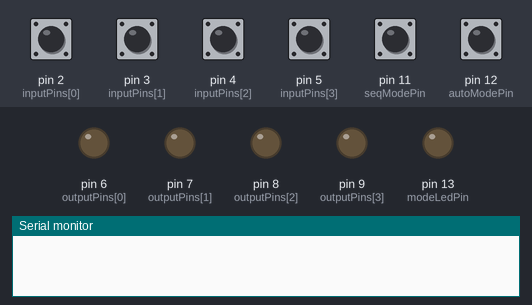
The sketch below on a simulated Arduino Uno, built with avr-gcc and run on an emulated ATmega328P. Shown: output pins drawn as LEDs (lit = HIGH), the last lines printed to the serial monitor. Inputs (shaded band) come from the test bench; at power-on: pin 2 (inputPins[0]), pin 3 (inputPins[1]), pin 4 (inputPins[2]), pin 5 (inputPins[3]), pin 11 (seqModePin), pin 12 (autoModePin) HIGH. EEPROM starts erased.

Above: at 1.2 s.
1.3 s: pin 11 (seqModePin) pulled LOW for 0.15 s
At 1.61 s:
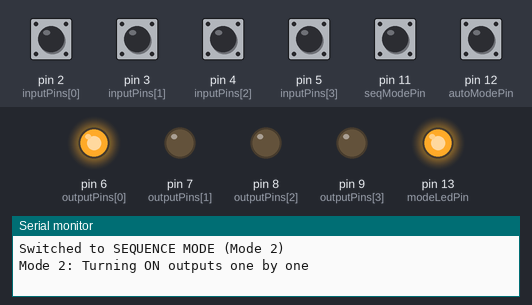
4.4 s: pin 12 (autoModePin) pulled LOW for 0.15 s
7.4 s: pin 12 (autoModePin) pulled LOW for 1 s
At 8.4 s:
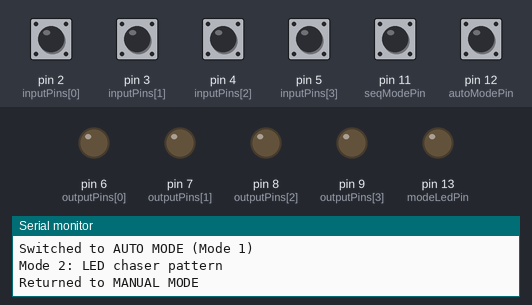
9.9 s: pin 2 (inputPins[0]) pulled LOW for 0.15 s
At 10.3 s:
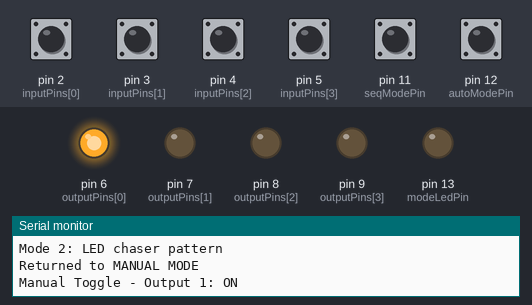
11.5 s: pin 3 (inputPins[1]) pulled LOW for 0.15 s
At 12.7 s:
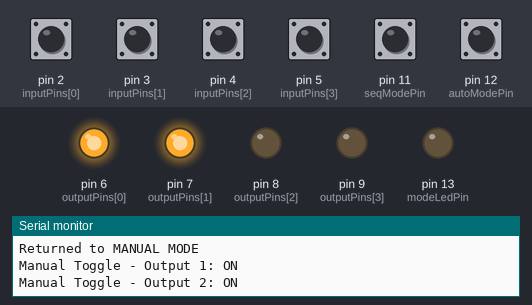
13.1 s: pin 4 (inputPins[2]) pulled LOW for 0.15 s
At 13.9 s:
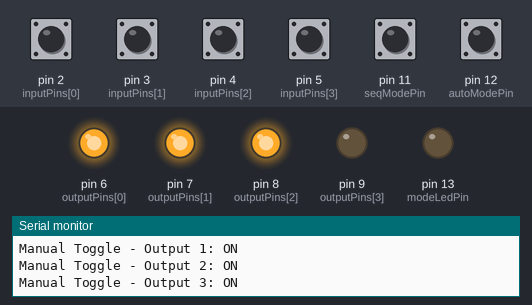
Timing chart, 0 to 15.7 s (numbered marks = the images above; inputs shaded):
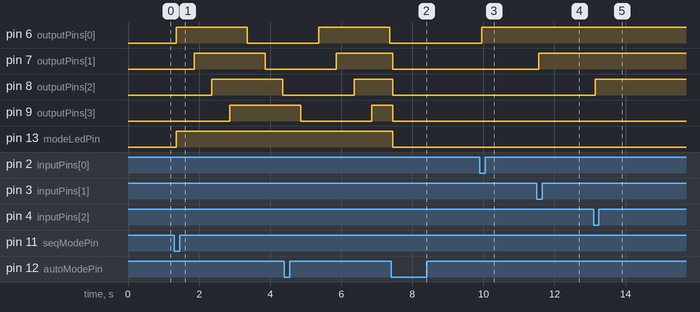

The sketch:

PLC_IoT_Controller.ino
```cpp
// By Ashish Prajapati | Founder of Ashish Tech Guruji YouTube Channel
// Arduino 4 Channel PLC with Manual, Auto (Mode 1), and Sequence (Mode 2) Modes
// Mode 1 ON time = 3s | Mode 2 ON/OFF/Chaser timing = 0.5s

#include <EEPROM.h>

// === Pin Definitions ===
const int inputPins[4]  = {2, 3, 4, 5};     // Manual input buttons
const int outputPins[4] = {6, 7, 8, 9};     // Relay outputs
const int autoModePin   = 12;              // Push button for Auto Mode (Mode 1)
const int seqModePin    = 11;              // Push button for Sequence Mode (Mode 2)
const int modeLedPin    = 13;              // Built-in LED to indicate active mode

// === State Variables ===
bool currentButtonState[4] = {HIGH, HIGH, HIGH, HIGH};
bool lastButtonState[4]    = {HIGH, HIGH, HIGH, HIGH};
bool outputState[4]        = {LOW, LOW, LOW, LOW};

bool autoMode = false;
bool seqMode = false;

// === Debounce Timers ===
unsigned long lastDebounceTime[4] = {0, 0, 0, 0};
const unsigned long debounceDelay = 50;

bool lastAutoModeState = HIGH;
bool currentAutoModeState = HIGH;
unsigned long autoModeLastDebounce = 0;

bool lastSeqModeState = HIGH;
bool currentSeqModeState = HIGH;
unsigned long seqModeLastDebounce = 0;

void setup() {
  Serial.begin(9600);

  for (int i = 0; i < 4; i++) {
    pinMode(inputPins[i], INPUT_PULLUP);
    pinMode(outputPins[i], OUTPUT);

    int saved = EEPROM.read(i);
    outputState[i] = (saved == 1) ? HIGH : LOW;
    digitalWrite(outputPins[i], outputState[i]);
  }

  pinMode(autoModePin, INPUT_PULLUP);
  pinMode(seqModePin, INPUT_PULLUP);
  pinMode(modeLedPin, OUTPUT);

  digitalWrite(modeLedPin, LOW);
}

void loop() {
  handleModeToggles();  // Check both mode buttons

  if (seqMode) {
    mode2Sequence();
  } else if (autoMode) {
    mode1Auto();
  } else {
    manualMode();
  }
}

// ====== MODE TOGGLING (Direct Switching Allowed) ======
void handleModeToggles() {
  // --- Auto Mode (Mode 1) ---
  int readingAuto = digitalRead(autoModePin);
  if (readingAuto != lastAutoModeState) {
    autoModeLastDebounce = millis();
  }
  if ((millis() - autoModeLastDebounce) > debounceDelay) {
    if (readingAuto == LOW && currentAutoModeState == HIGH) {
      if (!autoMode) {
        autoMode = true;
        seqMode = false;  // Switch directly from Mode 2 to Mode 1
        Serial.println("Switched to AUTO MODE (Mode 1)");
      } else {
        autoMode = false;
        Serial.println("Returned to MANUAL MODE");
        restoreManualStates();
      }
      updateModeLed();
    }
    currentAutoModeState = readingAuto;
  }
  lastAutoModeState = readingAuto;

  // --- Sequence Mode (Mode 2) ---
  int readingSeq = digitalRead(seqModePin);
  if (readingSeq != lastSeqModeState) {
    seqModeLastDebounce = millis();
  }
  if ((millis() - seqModeLastDebounce) > debounceDelay) {
    if (readingSeq == LOW && currentSeqModeState == HIGH) {
      if (!seqMode) {
        seqMode = true;
        autoMode = false;  // Switch directly from Mode 1 to Mode 2
        Serial.println("Switched to SEQUENCE MODE (Mode 2)");
      } else {
        seqMode = false;
        Serial.println("Returned to MANUAL MODE");
        restoreManualStates();
      }
      updateModeLed();
    }
    currentSeqModeState = readingSeq;
  }
  lastSeqModeState = readingSeq;
}

// ====== UPDATE MODE LED ======
void updateModeLed() {
  digitalWrite(modeLedPin, (autoMode || seqMode) ? HIGH : LOW);
}

// ====== MANUAL MODE ======
void manualMode() {
  for (int i = 0; i < 4; i++) {
    int reading = digitalRead(inputPins[i]);
    if (reading != lastButtonState[i]) {
      lastDebounceTime[i] = millis();
    }
    if ((millis() - lastDebounceTime[i]) > debounceDelay) {
      if (reading == LOW && currentButtonState[i] == HIGH) {
        outputState[i] = !outputState[i];
        digitalWrite(outputPins[i], outputState[i]);
        EEPROM.write(i, outputState[i] == HIGH ? 1 : 0);
        Serial.print("Manual Toggle - Output ");
        Serial.print(i + 1);
        Serial.print(": ");
        Serial.println(outputState[i] ? "ON" : "OFF");
      }
      currentButtonState[i] = reading;
    }
    lastButtonState[i] = reading;
  }
}

// ====== AUTO MODE (MODE 1) ======
void mode1Auto() {
  Serial.println("Mode 1: All outputs ON for 3 seconds");
  for (int i = 0; i < 4; i++) digitalWrite(outputPins[i], HIGH);
  if (!delayWithModeCheck(3000)) return;

  for (int i = 0; i < 4; i++) {
    Serial.print("Mode 1: Turning OFF Output ");
    Serial.print(i + 1);
    Serial.println(" for 2 seconds");
    digitalWrite(outputPins[i], LOW);
    if (!delayWithModeCheck(2000)) return;
    digitalWrite(outputPins[i], HIGH);
    if (!autoMode || seqMode) return;
  }
}

// ====== SEQUENCE MODE (MODE 2) ======
void mode2Sequence() {
  const unsigned long seqDelay = 500; // 0.5 seconds

  Serial.println("Mode 2: Turning ON outputs one by one");
  for (int i = 0; i < 4; i++) {
    digitalWrite(outputPins[i], HIGH);
    if (!delayWithModeCheck(seqDelay)) return;
  }

  Serial.println("Mode 2: Turning OFF outputs one by one");
  for (int i = 0; i < 4; i++) {
    digitalWrite(outputPins[i], LOW);
    if (!delayWithModeCheck(seqDelay)) return;
  }

  Serial.println("Mode 2: LED chaser pattern");
  for (int i = 0; i < 4; i++) {
    digitalWrite(outputPins[i], HIGH);
    if (!delayWithModeCheck(seqDelay)) return;
  }
  for (int i = 0; i < 4; i++) {
    digitalWrite(outputPins[i], LOW);
    if (!delayWithModeCheck(seqDelay)) return;
  }
}

// ====== DELAY WITH MODE CHANGE CHECK ======
bool delayWithModeCheck(unsigned long ms) {
  unsigned long start = millis();
  while (millis() - start < ms) {
    handleModeToggles();  // Check if user changed mode

    if ((!seqMode && !autoMode) || (autoMode && seqMode)) return false;
  }
  return true;
}

// ====== RESTORE MANUAL STATE FROM EEPROM ======
void restoreManualStates() {
  for (int i = 0; i < 4; i++) {
    outputState[i] = EEPROM.read(i) == 1 ? HIGH : LOW;
    digitalWrite(outputPins[i], outputState[i]);
  }
}
```

Measured:
- after the input at 1.3 s, pin 6 (outputPins[0]): LOW → HIGH after 0.06 s, → LOW 2.0 s later; pin 7 (outputPins[1]): LOW → HIGH after 0.56 s, → LOW 2.0 s later; pin 8 (outputPins[2]): LOW → HIGH after 1.1 s, → LOW 2.0 s later; pin 9 (outputPins[3]): LOW → HIGH after 1.6 s; pin 13 (modeLedPin): LOW → HIGH after 0.05 s
- after the input at 7.4 s, pin 6 (outputPins[0]): stays LOW (without the input it goes to HIGH after 2.0 s); pin 13 (modeLedPin): HIGH → LOW after 0.05 s
- after the input at 9.9 s, pin 6 (outputPins[0]): LOW → HIGH after 0.05 s
- after the input at 11.5 s, pin 7 (outputPins[1]): LOW → HIGH after 0.05 s
- after the input at 13.1 s, pin 8 (outputPins[2]): LOW → HIGH after 0.05 s
